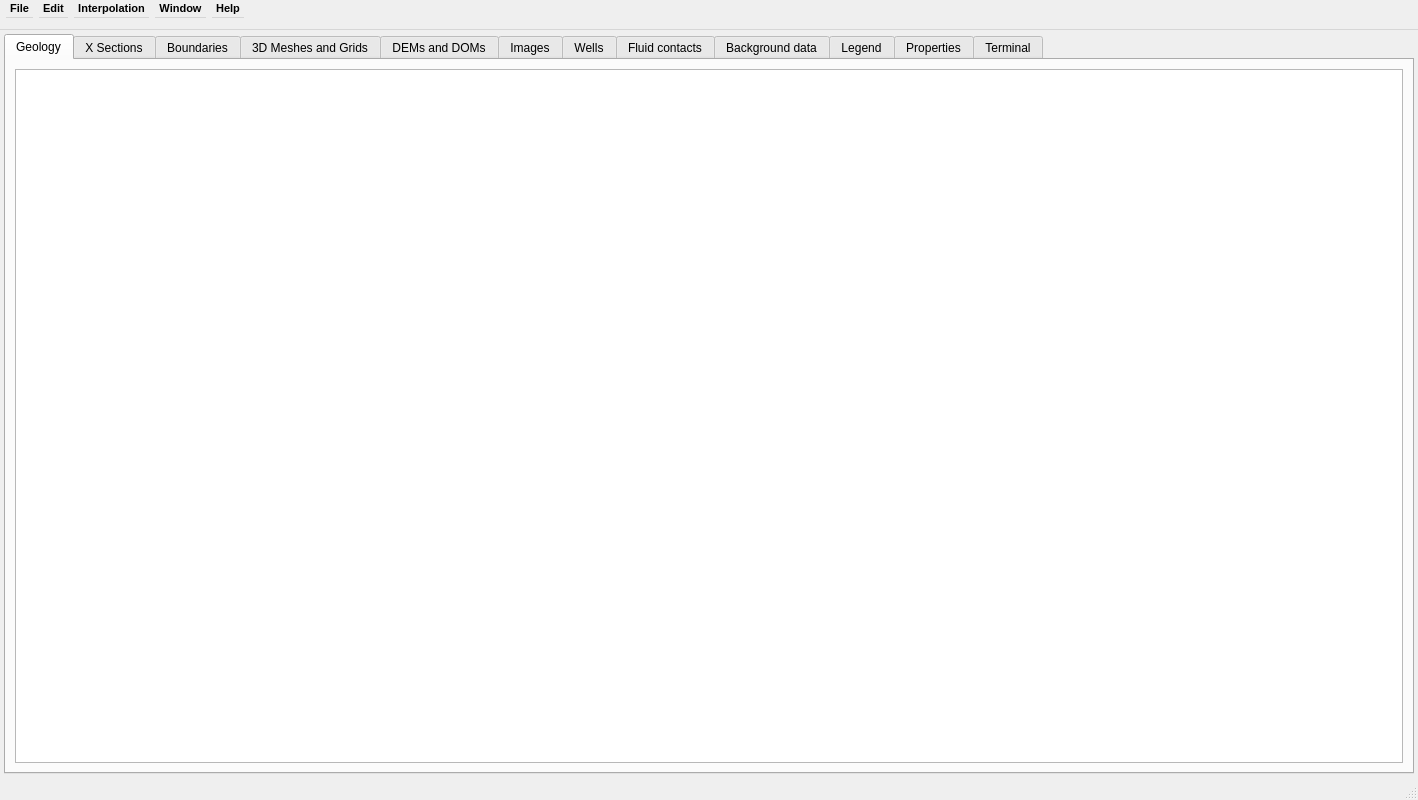
<?xml version="1.0" encoding="UTF-8"?>
<ui version="4.0">
 <class>ProjectWindow</class>
 <widget class="QMainWindow" name="ProjectWindow">
  <property name="geometry">
   <rect>
    <x>0</x>
    <y>0</y>
    <width>1418</width>
    <height>800</height>
   </rect>
  </property>
  <property name="sizePolicy">
   <sizepolicy hsizetype="MinimumExpanding" vsizetype="MinimumExpanding">
    <horstretch>0</horstretch>
    <verstretch>0</verstretch>
   </sizepolicy>
  </property>
  <property name="minimumSize">
   <size>
    <width>1280</width>
    <height>800</height>
   </size>
  </property>
  <property name="windowTitle">
   <string>PZero</string>
  </property>
  <property name="styleSheet">
   <string notr="true"/>
  </property>
  <property name="locale">
   <locale language="English" country="UnitedStates"/>
  </property>
  <widget class="QWidget" name="centralwidget">
   <property name="sizePolicy">
    <sizepolicy hsizetype="MinimumExpanding" vsizetype="MinimumExpanding">
     <horstretch>1</horstretch>
     <verstretch>1</verstretch>
    </sizepolicy>
   </property>
   <property name="minimumSize">
    <size>
     <width>1280</width>
     <height>470</height>
    </size>
   </property>
   <property name="baseSize">
    <size>
     <width>1280</width>
     <height>470</height>
    </size>
   </property>
   <property name="styleSheet">
    <string notr="true"/>
   </property>
   <layout class="QHBoxLayout" name="horizontalLayout">
    <property name="spacing">
     <number>8</number>
    </property>
    <property name="leftMargin">
     <number>4</number>
    </property>
    <property name="topMargin">
     <number>4</number>
    </property>
    <property name="rightMargin">
     <number>4</number>
    </property>
    <property name="bottomMargin">
     <number>4</number>
    </property>
    <item>
     <widget class="QTabWidget" name="tabCentral">
      <property name="sizePolicy">
       <sizepolicy hsizetype="MinimumExpanding" vsizetype="MinimumExpanding">
        <horstretch>1</horstretch>
        <verstretch>1</verstretch>
       </sizepolicy>
      </property>
      <property name="minimumSize">
       <size>
        <width>1272</width>
        <height>462</height>
       </size>
      </property>
      <property name="baseSize">
       <size>
        <width>1272</width>
        <height>462</height>
       </size>
      </property>
      <property name="currentIndex">
       <number>0</number>
      </property>
      <widget class="QWidget" name="tabGeology">
       <property name="sizePolicy">
        <sizepolicy hsizetype="MinimumExpanding" vsizetype="MinimumExpanding">
         <horstretch>1</horstretch>
         <verstretch>1</verstretch>
        </sizepolicy>
       </property>
       <property name="minimumSize">
        <size>
         <width>1266</width>
         <height>430</height>
        </size>
       </property>
       <property name="baseSize">
        <size>
         <width>1266</width>
         <height>430</height>
        </size>
       </property>
       <property name="toolTip">
        <string>Entities</string>
       </property>
       <property name="accessibleName">
        <string>Entities</string>
       </property>
       <attribute name="title">
        <string>Geology</string>
       </attribute>
       <attribute name="toolTip">
        <string>Geology</string>
       </attribute>
       <attribute name="whatsThis">
        <string>Geology</string>
       </attribute>
       <layout class="QVBoxLayout" name="verticalLayout_4">
        <item>
         <widget class="QTableView" name="GeologyTableView">
          <property name="sizePolicy">
           <sizepolicy hsizetype="Expanding" vsizetype="Expanding">
            <horstretch>0</horstretch>
            <verstretch>0</verstretch>
           </sizepolicy>
          </property>
          <property name="minimumSize">
           <size>
            <width>0</width>
            <height>0</height>
           </size>
          </property>
          <property name="baseSize">
           <size>
            <width>0</width>
            <height>0</height>
           </size>
          </property>
          <property name="toolTip">
           <string>Entities</string>
          </property>
          <property name="accessibleName">
           <string>Entities</string>
          </property>
          <property name="sortingEnabled">
           <bool>true</bool>
          </property>
         </widget>
        </item>
       </layout>
      </widget>
      <widget class="QWidget" name="tabXSections">
       <attribute name="title">
        <string>X Sections</string>
       </attribute>
       <attribute name="toolTip">
        <string>X Sections</string>
       </attribute>
       <attribute name="whatsThis">
        <string>X Sections</string>
       </attribute>
       <layout class="QVBoxLayout" name="verticalLayout_6">
        <item>
         <widget class="QTableView" name="XSectionsTableView">
          <property name="sortingEnabled">
           <bool>true</bool>
          </property>
         </widget>
        </item>
       </layout>
      </widget>
      <widget class="QWidget" name="tabBoundaries">
       <attribute name="title">
        <string>Boundaries</string>
       </attribute>
       <layout class="QVBoxLayout" name="verticalLayout">
        <item>
         <widget class="QTableView" name="BoundariesTableView">
          <property name="sortingEnabled">
           <bool>true</bool>
          </property>
         </widget>
        </item>
       </layout>
      </widget>
      <widget class="QWidget" name="tabMeshes3D">
       <attribute name="title">
        <string>3D Meshes and Grids</string>
       </attribute>
       <attribute name="toolTip">
        <string>3D Meshes and Grids</string>
       </attribute>
       <attribute name="whatsThis">
        <string>3D Meshes and Grids</string>
       </attribute>
       <layout class="QVBoxLayout" name="verticalLayout_7">
        <item>
         <widget class="QTableView" name="Meshes3DTableView">
          <property name="sortingEnabled">
           <bool>true</bool>
          </property>
         </widget>
        </item>
       </layout>
      </widget>
      <widget class="QWidget" name="tabDOMs">
       <attribute name="title">
        <string>DEMs and DOMs</string>
       </attribute>
       <attribute name="toolTip">
        <string>DEMs and DOMs</string>
       </attribute>
       <attribute name="whatsThis">
        <string>DEMs and DOMs</string>
       </attribute>
       <layout class="QVBoxLayout" name="verticalLayout_8">
        <item>
         <widget class="QTableView" name="DOMsTableView">
          <property name="sortingEnabled">
           <bool>true</bool>
          </property>
         </widget>
        </item>
       </layout>
      </widget>
      <widget class="QWidget" name="tabImages">
       <attribute name="title">
        <string>Images</string>
       </attribute>
       <attribute name="toolTip">
        <string>Images</string>
       </attribute>
       <attribute name="whatsThis">
        <string>Images</string>
       </attribute>
       <layout class="QVBoxLayout" name="verticalLayout_9">
        <item>
         <widget class="QTableView" name="ImagesTableView">
          <property name="sortingEnabled">
           <bool>true</bool>
          </property>
         </widget>
        </item>
       </layout>
      </widget>
      <widget class="QWidget" name="tabWells">
       <attribute name="title">
        <string>Wells</string>
       </attribute>
       <layout class="QVBoxLayout" name="verticalLayout_10">
        <item>
         <widget class="QTableView" name="WellsTableView"/>
        </item>
       </layout>
      </widget>
      <widget class="QWidget" name="tabFluids">
       <property name="enabled">
        <bool>true</bool>
       </property>
       <property name="contextMenuPolicy">
        <enum>Qt::DefaultContextMenu</enum>
       </property>
       <attribute name="title">
        <string>Fluid contacts</string>
       </attribute>
       <layout class="QVBoxLayout" name="verticalLayout_21">
        <item>
         <widget class="QTableView" name="FluidsTableView"/>
        </item>
       </layout>
      </widget>
      <widget class="QWidget" name="tabBackgrounds">
       <attribute name="title">
        <string>Background data</string>
       </attribute>
       <layout class="QVBoxLayout" name="verticalLayout_11">
        <item>
         <widget class="QTableView" name="BackgroundsTableView"/>
        </item>
       </layout>
      </widget>
      <widget class="QWidget" name="tabLegend">
       <property name="sizePolicy">
        <sizepolicy hsizetype="MinimumExpanding" vsizetype="MinimumExpanding">
         <horstretch>1</horstretch>
         <verstretch>1</verstretch>
        </sizepolicy>
       </property>
       <property name="minimumSize">
        <size>
         <width>1266</width>
         <height>430</height>
        </size>
       </property>
       <property name="baseSize">
        <size>
         <width>1266</width>
         <height>430</height>
        </size>
       </property>
       <property name="toolTip">
        <string>Legend</string>
       </property>
       <property name="accessibleName">
        <string>Legend</string>
       </property>
       <attribute name="title">
        <string>Legend</string>
       </attribute>
       <layout class="QVBoxLayout" name="verticalLayout_3">
        <item>
         <widget class="QTreeWidget" name="LegendTreeWidget">
          <property name="sizePolicy">
           <sizepolicy hsizetype="Expanding" vsizetype="Expanding">
            <horstretch>0</horstretch>
            <verstretch>0</verstretch>
           </sizepolicy>
          </property>
          <property name="minimumSize">
           <size>
            <width>0</width>
            <height>0</height>
           </size>
          </property>
          <property name="baseSize">
           <size>
            <width>0</width>
            <height>0</height>
           </size>
          </property>
          <property name="toolTip">
           <string>Legend</string>
          </property>
          <property name="accessibleName">
           <string>Legend</string>
          </property>
          <column>
           <property name="text">
            <string notr="true">1</string>
           </property>
          </column>
         </widget>
        </item>
       </layout>
      </widget>
      <widget class="QWidget" name="tabProperties">
       <property name="sizePolicy">
        <sizepolicy hsizetype="MinimumExpanding" vsizetype="MinimumExpanding">
         <horstretch>0</horstretch>
         <verstretch>0</verstretch>
        </sizepolicy>
       </property>
       <property name="minimumSize">
        <size>
         <width>1266</width>
         <height>430</height>
        </size>
       </property>
       <property name="baseSize">
        <size>
         <width>1266</width>
         <height>430</height>
        </size>
       </property>
       <property name="toolTip">
        <string>Properties</string>
       </property>
       <property name="toolTipDuration">
        <number>-3</number>
       </property>
       <property name="accessibleName">
        <string>Properties</string>
       </property>
       <attribute name="title">
        <string>Properties</string>
       </attribute>
       <layout class="QVBoxLayout" name="verticalLayout_2">
        <item>
         <widget class="QTableWidget" name="PropertiesTableWidget">
          <property name="sizePolicy">
           <sizepolicy hsizetype="Expanding" vsizetype="Expanding">
            <horstretch>0</horstretch>
            <verstretch>0</verstretch>
           </sizepolicy>
          </property>
          <property name="minimumSize">
           <size>
            <width>0</width>
            <height>0</height>
           </size>
          </property>
          <property name="baseSize">
           <size>
            <width>0</width>
            <height>0</height>
           </size>
          </property>
          <property name="toolTip">
           <string>Properties</string>
          </property>
          <property name="accessibleName">
           <string>Properties</string>
          </property>
         </widget>
        </item>
       </layout>
      </widget>
      <widget class="QWidget" name="tabTerminal">
       <property name="sizePolicy">
        <sizepolicy hsizetype="MinimumExpanding" vsizetype="MinimumExpanding">
         <horstretch>1</horstretch>
         <verstretch>1</verstretch>
        </sizepolicy>
       </property>
       <property name="minimumSize">
        <size>
         <width>1266</width>
         <height>430</height>
        </size>
       </property>
       <property name="baseSize">
        <size>
         <width>1266</width>
         <height>430</height>
        </size>
       </property>
       <property name="toolTip">
        <string>Terminal</string>
       </property>
       <property name="accessibleName">
        <string>Terminal</string>
       </property>
       <attribute name="title">
        <string>Terminal</string>
       </attribute>
       <attribute name="toolTip">
        <string>Terminal</string>
       </attribute>
       <attribute name="whatsThis">
        <string>Terminal</string>
       </attribute>
       <layout class="QVBoxLayout" name="verticalLayout_5">
        <item>
         <widget class="QPlainTextEdit" name="TextTerminal">
          <property name="sizePolicy">
           <sizepolicy hsizetype="Expanding" vsizetype="Expanding">
            <horstretch>0</horstretch>
            <verstretch>0</verstretch>
           </sizepolicy>
          </property>
          <property name="minimumSize">
           <size>
            <width>0</width>
            <height>0</height>
           </size>
          </property>
          <property name="baseSize">
           <size>
            <width>0</width>
            <height>0</height>
           </size>
          </property>
          <property name="toolTip">
           <string>Terminal</string>
          </property>
          <property name="accessibleName">
           <string>Terminal</string>
          </property>
          <property name="readOnly">
           <bool>true</bool>
          </property>
         </widget>
        </item>
       </layout>
      </widget>
     </widget>
    </item>
   </layout>
  </widget>
  <widget class="QMenuBar" name="menubar">
   <property name="geometry">
    <rect>
     <x>0</x>
     <y>0</y>
     <width>1418</width>
     <height>30</height>
    </rect>
   </property>
   <property name="sizePolicy">
    <sizepolicy hsizetype="MinimumExpanding" vsizetype="Fixed">
     <horstretch>0</horstretch>
     <verstretch>0</verstretch>
    </sizepolicy>
   </property>
   <property name="minimumSize">
    <size>
     <width>1280</width>
     <height>30</height>
    </size>
   </property>
   <property name="maximumSize">
    <size>
     <width>16777215</width>
     <height>30</height>
    </size>
   </property>
   <property name="baseSize">
    <size>
     <width>1280</width>
     <height>18</height>
    </size>
   </property>
   <property name="font">
    <font>
     <family>MS Shell Dlg 2</family>
     <pointsize>8</pointsize>
     <weight>75</weight>
     <bold>true</bold>
    </font>
   </property>
   <property name="autoFillBackground">
    <bool>false</bool>
   </property>
   <widget class="QMenu" name="menuFile">
    <property name="tearOffEnabled">
     <bool>true</bool>
    </property>
    <property name="title">
     <string>File</string>
    </property>
    <addaction name="actionProjectNew"/>
    <addaction name="actionProjectOpen"/>
    <addaction name="actionProjectSave"/>
    <addaction name="separator"/>
    <addaction name="actionImportGocad"/>
    <addaction name="actionImportGocadXsection"/>
    <addaction name="actionImportGocadBoundary"/>
    <addaction name="actionImportPC"/>
    <addaction name="actionImportPyvista"/>
    <addaction name="actionImportVedo"/>
    <addaction name="actionImportSHP"/>
    <addaction name="actionImportDEM"/>
    <addaction name="actionImportOrthoImage"/>
    <addaction name="actionImportXsectionImage"/>
    <addaction name="actionImportWellData"/>
    <addaction name="actionImportSEGY"/>
    <addaction name="separator"/>
    <addaction name="actionExportCAD"/>
    <addaction name="actionExportVTK"/>
    <addaction name="actionExportCSV"/>
    <addaction name="separator"/>
    <addaction name="actionQuit"/>
   </widget>
   <widget class="QMenu" name="menuWindow">
    <property name="tearOffEnabled">
     <bool>true</bool>
    </property>
    <property name="title">
     <string>Window</string>
    </property>
    <addaction name="actionView3D"/>
    <addaction name="actionViewMap"/>
    <addaction name="actionViewPlaneXsection"/>
    <addaction name="actionViewWellLog"/>
    <addaction name="separator"/>
    <addaction name="actionViewXYPlot"/>
    <addaction name="actionViewHistogram"/>
    <addaction name="actionViewStereoplot"/>
    <addaction name="separator"/>
   </widget>
   <widget class="QMenu" name="menuHelp">
    <property name="tearOffEnabled">
     <bool>true</bool>
    </property>
    <property name="title">
     <string>Help</string>
    </property>
    <addaction name="actionHelp"/>
    <addaction name="actionAbout"/>
   </widget>
   <widget class="QMenu" name="menuEdit">
    <property name="tearOffEnabled">
     <bool>true</bool>
    </property>
    <property name="title">
     <string>Edit</string>
    </property>
    <addaction name="actionEditEntityClone"/>
    <addaction name="actionEditEntityRemove"/>
    <addaction name="separator"/>
    <addaction name="actionConnectedParts"/>
    <addaction name="actionMergeEntities"/>
    <addaction name="actionSplitMultipart"/>
    <addaction name="actionDecimatePointCloud"/>
    <addaction name="separator"/>
    <addaction name="actionEditTextureAdd"/>
    <addaction name="actionEditTextureRemove"/>
    <addaction name="separator"/>
    <addaction name="actionAddProperty"/>
    <addaction name="actionRemoveProperty"/>
    <addaction name="separator"/>
    <addaction name="actionCalculateNormal"/>
    <addaction name="actionCalculateLineation"/>
    <addaction name="separator"/>
    <addaction name="actionBuildOctree"/>
   </widget>
   <widget class="QMenu" name="menuInterpolation_tools">
    <property name="tearOffEnabled">
     <bool>true</bool>
    </property>
    <property name="title">
     <string>Interpolation</string>
    </property>
    <addaction name="actionDelaunay2DInterpolation"/>
    <addaction name="actionPoissonInterpolation"/>
    <addaction name="actionLoopStructuralImplicitModelling"/>
    <addaction name="separator"/>
    <addaction name="actionSurfaceSmoothing"/>
    <addaction name="actionSubdivisionResampling"/>
    <addaction name="actionDecimationPro"/>
    <addaction name="actionDecimationQuadric"/>
    <addaction name="actionRetopologize"/>
    <addaction name="separator"/>
    <addaction name="actionExtrusion"/>
    <addaction name="actionIntersectionXSection"/>
    <addaction name="actionProject2XSection"/>
    <addaction name="actionProject2DEM"/>
    <addaction name="actionSplitSurf"/>
   </widget>
   <addaction name="menuFile"/>
   <addaction name="menuEdit"/>
   <addaction name="menuInterpolation_tools"/>
   <addaction name="menuWindow"/>
   <addaction name="menuHelp"/>
  </widget>
  <widget class="QStatusBar" name="statusbar">
   <property name="sizePolicy">
    <sizepolicy hsizetype="MinimumExpanding" vsizetype="Fixed">
     <horstretch>0</horstretch>
     <verstretch>0</verstretch>
    </sizepolicy>
   </property>
  </widget>
  <action name="actionProjectNew">
   <property name="text">
    <string>New Project</string>
   </property>
  </action>
  <action name="actionProjectOpen">
   <property name="text">
    <string>Open Project</string>
   </property>
  </action>
  <action name="actionProjectSave">
   <property name="text">
    <string>Save Project</string>
   </property>
  </action>
  <action name="actionImportGocad">
   <property name="text">
    <string>Import Gocad</string>
   </property>
   <property name="toolTip">
    <string>Import Gocad</string>
   </property>
  </action>
  <action name="actionExportCAD">
   <property name="text">
    <string>Export CAD</string>
   </property>
  </action>
  <action name="actionQuit">
   <property name="text">
    <string>Quit</string>
   </property>
  </action>
  <action name="actionView3D">
   <property name="text">
    <string>3D View</string>
   </property>
  </action>
  <action name="actionViewPlaneXsection">
   <property name="text">
    <string>Plane X Section View</string>
   </property>
  </action>
  <action name="actionViewMap">
   <property name="text">
    <string>Map View</string>
   </property>
  </action>
  <action name="actionViewXYPlot">
   <property name="text">
    <string>XY Plot View</string>
   </property>
  </action>
  <action name="actionAbout">
   <property name="text">
    <string>About</string>
   </property>
  </action>
  <action name="actionHelp">
   <property name="text">
    <string>Help</string>
   </property>
  </action>
  <action name="actionViewWellLog">
   <property name="text">
    <string>Well Log View</string>
   </property>
  </action>
  <action name="actionViewStereoplot">
   <property name="text">
    <string>Stereoplot View</string>
   </property>
  </action>
  <action name="actionViewHistogram">
   <property name="text">
    <string>Histogram View</string>
   </property>
  </action>
  <action name="actionImportPyvista">
   <property name="text">
    <string>Import PyVista</string>
   </property>
  </action>
  <action name="actionImportVedo">
   <property name="text">
    <string>Import Vedo</string>
   </property>
  </action>
  <action name="actionImportDEM">
   <property name="text">
    <string>Import DEM</string>
   </property>
  </action>
  <action name="actionImportOrthoImage">
   <property name="text">
    <string>Import OrthoImage</string>
   </property>
  </action>
  <action name="actionEditEntityRemove">
   <property name="text">
    <string>Remove Entity</string>
   </property>
  </action>
  <action name="actionEditTextureAdd">
   <property name="text">
    <string>Add Texture</string>
   </property>
  </action>
  <action name="actionEditTextureRemove">
   <property name="text">
    <string>Remove Texture</string>
   </property>
  </action>
  <action name="actionEditEntityClone">
   <property name="text">
    <string>Clone Entity</string>
   </property>
  </action>
  <action name="actionImportGocadXsection">
   <property name="text">
    <string>Import Gocad Xsection</string>
   </property>
  </action>
  <action name="actionDelaunay2DInterpolation">
   <property name="checkable">
    <bool>false</bool>
   </property>
   <property name="text">
    <string>Delaunay 2D</string>
   </property>
  </action>
  <action name="actionMergeEntities">
   <property name="text">
    <string>Merge Entities</string>
   </property>
  </action>
  <action name="actionPoissonInterpolation">
   <property name="text">
    <string>Poisson</string>
   </property>
  </action>
  <action name="actionSurfaceSmoothing">
   <property name="text">
    <string>Surface Smoothing</string>
   </property>
  </action>
  <action name="actionExtrusion">
   <property name="text">
    <string>Extrusion</string>
   </property>
  </action>
  <action name="actionDecimationPro">
   <property name="text">
    <string>Decimation Pro</string>
   </property>
   <property name="toolTip">
    <string>DecimationPro</string>
   </property>
  </action>
  <action name="actionSubdivisionResampling">
   <property name="text">
    <string>Subdivision Resampling</string>
   </property>
  </action>
  <action name="actionDecimationQuadric">
   <property name="text">
    <string>Decimation Quadric</string>
   </property>
   <property name="toolTip">
    <string>DecimationQuadric</string>
   </property>
  </action>
  <action name="actionIntersectionXSection">
   <property name="text">
    <string>XSection Intersection</string>
   </property>
  </action>
  <action name="actionProject2DEM">
   <property name="text">
    <string>Project to DEM</string>
   </property>
  </action>
  <action name="actionLoopStructuralImplicitModelling">
   <property name="text">
    <string>LoopStructural Implicit Modelling</string>
   </property>
  </action>
  <action name="actionImportSEGY">
   <property name="text">
    <string>Import SEGY</string>
   </property>
  </action>
  <action name="actionCalculateNormal">
   <property name="text">
    <string>Calculate normal</string>
   </property>
   <property name="toolTip">
    <string>Calculate normal unit vector</string>
   </property>
  </action>
  <action name="actionCalculateLineation">
   <property name="text">
    <string>Calculate lineation</string>
   </property>
   <property name="toolTip">
    <string>Calculate lineation unit vector</string>
   </property>
  </action>
  <action name="actionAddProperty">
   <property name="text">
    <string>Add property</string>
   </property>
   <property name="toolTip">
    <string>Add empty property</string>
   </property>
  </action>
  <action name="actionRemoveProperty">
   <property name="text">
    <string>Remove property</string>
   </property>
  </action>
  <action name="actionProject2XSection">
   <property name="text">
    <string>Project to XSection</string>
   </property>
  </action>
  <action name="actionImportSHP">
   <property name="text">
    <string>Import SHP</string>
   </property>
  </action>
  <action name="actionImportGocadBoundary">
   <property name="text">
    <string>Import Gocad Boundary</string>
   </property>
  </action>
  <action name="actionImportXsectionImage">
   <property name="text">
    <string>Import Xsection Image</string>
   </property>
  </action>
  <action name="actionConnectedParts">
   <property name="text">
    <string>Connected Parts</string>
   </property>
  </action>
  <action name="actionSplitMultipart">
   <property name="text">
    <string>Split Multi-part</string>
   </property>
  </action>
  <action name="actionImportPC">
   <property name="text">
    <string>Import Point Clouds</string>
   </property>
  </action>
  <action name="actionImportWellData">
   <property name="text">
    <string>Import well data</string>
   </property>
  </action>
  <action name="actionExportVTK">
   <property name="text">
    <string>Export vtk</string>
   </property>
  </action>
  <action name="actionSplitSurf">
   <property name="text">
    <string>Split surfaces</string>
   </property>
  </action>
  <action name="actionRetopologize">
   <property name="text">
    <string>Retopologize</string>
   </property>
  </action>
  <action name="actionBuildOctree">
   <property name="text">
    <string>Build octree</string>
   </property>
  </action>
  <action name="actionDecimatePointCloud">
   <property name="text">
    <string>Decimate point cloud</string>
   </property>
  </action>
  <action name="actionExportCSV">
   <property name="text">
    <string>Export CSV</string>
   </property>
  </action>
 </widget>
 <resources/>
 <connections/>
</ui>
